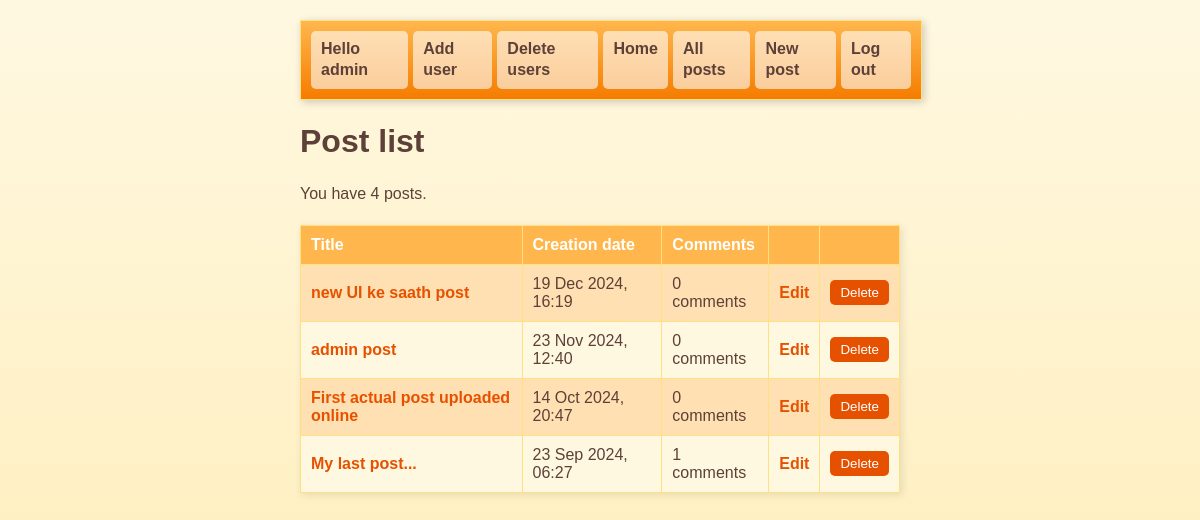
Page /list-posts.php (signed in) on the earlier database version.
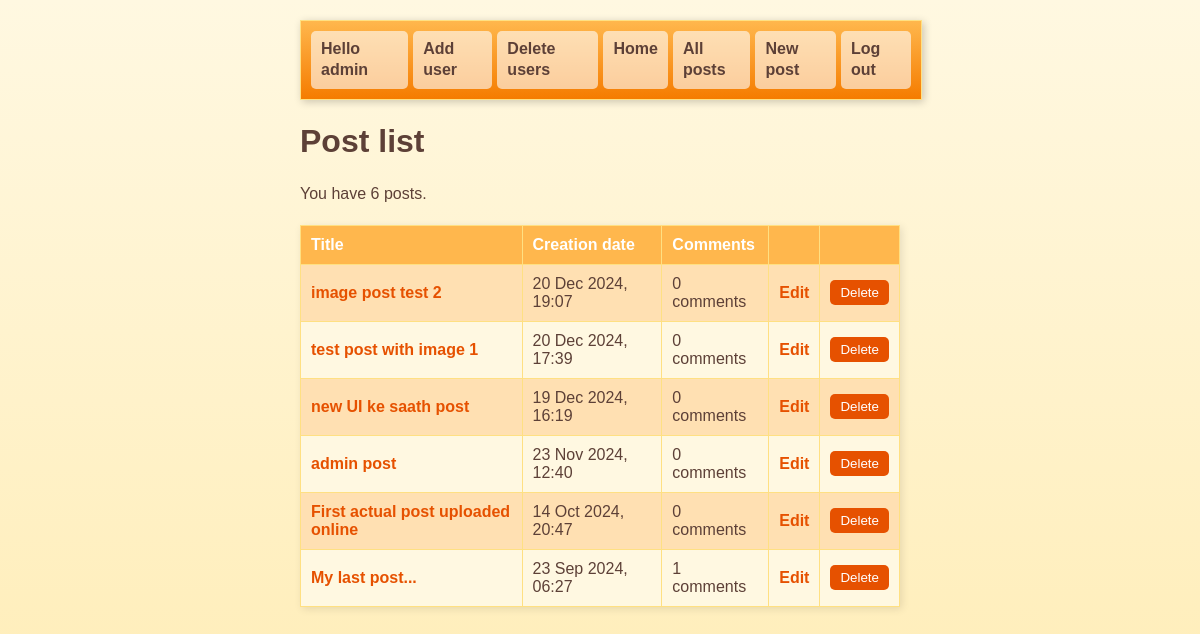
Same page on the later database version.
### tables this page shows
CREATE TABLE post (
	id INTEGER PRIMARY KEY AUTOINCREMENT NOT NULL,
	title VARCHAR NOT NULL,
	body VARCHAR NOT NULL,
	user_id INTEGER NOT NULL,
	created_at VARCHAR NOT NULL,
	updated_at VARCHAR, image_path VARCHAR(255),
	FOREIGN KEY (user_id) REFERENCES user(id)
);

### lib/common.php (called while the page is built, shortened)
<?php
function htmlEscape($html)
{
    return htmlspecialchars($html, ENT_HTML5, 'UTF-8');
}
function convertSqlDate($sqlDate)
{
    $date = DateTime::createFromFormat('Y-m-d H:i:s', $sqlDate);
    return $date->format('d M Y, H:i');
}
function getAuthUser()
{
    if(isLoggedIn()){
        return $_SESSION['logged_in_username'];
    }
    else{
        return null;
    }
}
function isLoggedIn()
{
    return isset($_SESSION['logged_in_username']);
}
function getAllPosts(PDO $pdo)
{
    $stmt = $pdo -> query(
        'SELECT id, title, created_at, body, (SELECT COUNT(*) FROM comment WHERE comment.post_id = post.id) comment_count, image_path FROM post ORDER BY created_at DESC'
    );
    return $stmt->fetchAll(PDO::FETCH_ASSOC);
}
function getUserFromUserId(PDO $pdo, $userId){
    $sql = 'SELECT username FROM user WHERE id=:id';
    $stmt = $pdo -> prepare($sql);
    $stmt->execute(
        array('id' => $userId)
    );
    return $stmt->fetchColumn();
}
function getUserFromPostId(PDO $pdo, $postId)
{
    $sql = 'SELECT user_id FROM post WHERE id=:id';
    $stmt = $pdo->prepare($sql);
    $stmt -> execute(
        array('id' => $postId)
    );
    return $stmt->fetchColumn();
}
function checkUser(PDO $pdo, $postId, $username)
{
    $userId = getUserFromPostId($pdo, $postId);
    $author = getUserFromUserId($pdo, $userId);
    $adminUsername = 'admin';
    $allowed = false;
    if($author === $username or $username === $adminUsername)
    {
        $allowed = true;
    }
    return $allowed;
}

### list-posts.php (the view, shortened to what this page needs)
<?php
require_once 'lib/common.php';
$pdo = getPDO();
$posts = getAllPosts($pdo);
?>
<DOCTYPE html>
        <?php include 'templates/head.php' ?>
        <?php require_once 'templates/top-menu.php' ?>
        <h1> Post list </h1>
        <p> You have <?php echo count($posts)?> posts. </p>
        <form method="post">
            <table id="post-list">
                <thead>
                    <tr>
                        <th> Title </th>
                        <th> Creation date </th>
                        <th> Comments </th>
                        <th></th>
                        <th></th>
                    </tr>
                </thead>
                <tbody>
                    <?php foreach ($posts as $post): ?>
                        <tr>
                            <td>
                                <a href="view-post.php?post_id=<?php echo $post['id'] ?>"><?php echo htmlEscape($post['title'])?></a>
                            </td>
                            <td>
                                <?php echo convertSqlDate($post['created_at']) ?>
                            </td>
                            <td>
                                <?php echo htmlEscape($post['comment_count']); ?> comments
                            </td>
                            <td>
                                <?php if(checkUser($pdo, $post['id'], getAuthUser())): ?>
                                    <a href="edit-post.php?post_id=<?php echo $post['id']?>">Edit</a>
                                <?php endif ?>
                            </td>
                            <td>
                                <?php if(checkUser($pdo, $post['id'], getAuthUser())): ?>
                                    <input
                                        type="submit"
                                        name="delete-post[<?php echo $post['id']?>]"
                                        value="Delete"
                                    />
                                <?php endif ?>
                            </td>
                        </tr>
                        <?php endforeach ?>
                </tbody>
            </table>
        </form>
    </body>
</html>

Differences in the rows shown:
added post: title "image post test 2", created_at "20 Dec 2024, 19:07", comment_count "0"
added post: title "test post with image 1", created_at "20 Dec 2024, 17:39", comment_count "0"
Other differences:
count($posts): "4" → "6"
